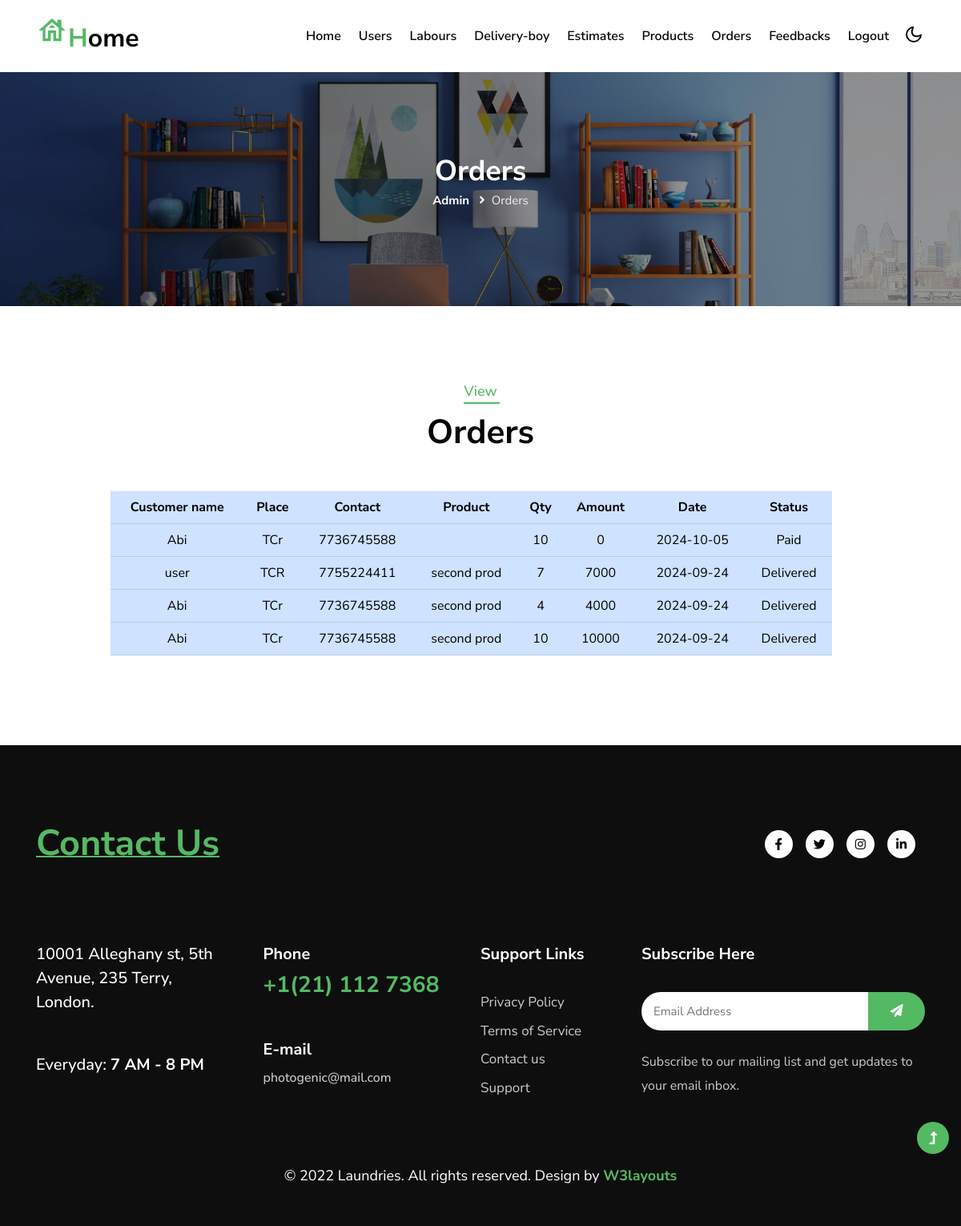
Screenshot of /admin/adm_vw_orders.php with the database file from the repository.
### tables this page shows
CREATE TABLE `prod_book_rq` (
  `pbr_id` int(10) NOT NULL,
  `date` date DEFAULT current_timestamp(),
  `u_id` int(10) DEFAULT NULL,
  `p_id` int(10) DEFAULT NULL,
  `status` varchar(100) DEFAULT NULL,
  `amount` int(10) DEFAULT NULL,
  `qty` int(10) DEFAULT NULL
);

CREATE TABLE `user_reg` (
  `u_id` int(10) NOT NULL,
  `name` varchar(50) DEFAULT NULL,
  `age` int(10) DEFAULT NULL,
  `email` varchar(50) DEFAULT NULL,
  `place` varchar(50) DEFAULT NULL,
  `phonenumber` bigint(15) DEFAULT NULL,
  `password` varchar(50) DEFAULT NULL,
  `purpose` varchar(50) DEFAULT NULL
);

CREATE TABLE `products` (
  `p_id` int(20) NOT NULL,
  `p_name` varchar(50) DEFAULT NULL,
  `p_qty` int(20) DEFAULT NULL,
  `p_desc` varchar(100) DEFAULT NULL,
  `p_img` varchar(200) DEFAULT NULL,
  `p_status` varchar(20) DEFAULT 'approved',
  `p_price` int(20) DEFAULT NULL
);

### admin/adm_vw_orders.php (the view, shortened to what this page needs)
<?php
include "admin_header.php";
include "../connection.php";
$qry = "SELECT * FROM `prod_book_rq` ORDER BY (`pbr_id`) DESC";
$res = mysqli_query($con,$qry);
?>
    <section class="inner-banner py-5">
        <div class="w3l-breadcrumb py-lg-5">
            <div class="container pt-5 pb-sm-4 pb-2">
                <h4 class="inner-text-title font-weight-bold pt-5">Orders</h4>
                <ul class="breadcrumbs-custom-path">
                    <li><a href="../index.html">Admin</a></li>
                    <li class="active"><i class="fas fa-angle-right mx-2"></i>Orders</li>
                </ul>
            </div>
        </div>
    </section>
        <section class="w3l-w3l-contacts-12 py-5">
        <div class="contact-top py-lg-5 py-md-4 py-2">
            <div class="container">
                <div class="title-main text-center mx-auto mb-md-5 mb-4" style="max-width:500px;">
                <h5 class="sub-title">View</h5>
                    <h3 class="title-style">Orders</h3>
                </div>
                <div class="row d-flex justify-content-center align-items-center w-100">
                    <div class="col-md-10 contacts12-main">
                    <table class="table table-stripd table-primary text-center">
                        <tr>
                            <th>Customer name</th>
                            <th>Place</th>
                            <th>Contact</th>
                            <th>Product</th>
                            <th>Qty</th>
                            <th>Amount</th>
                            <th>Date</th>
                            <th>Status</th>
                        </tr>
                        <?php
                            while($row = mysqli_fetch_array($res))
                            {
                                $cmp_id = $row['p_id'];
                                $qry_for_status = "SELECT * FROM `products` WHERE `p_id` = '$cmp_id'";
                                $status_res = mysqli_query($con,$qry_for_status);
                                $labour = mysqli_fetch_array($status_res);
                                $cid = $row['u_id'];
                                $qry_for_user = "SELECT * FROM `user_reg` WHERE `u_id` = '$cid'";
                                $usern = mysqli_query($con,$qry_for_user);
                                $user = mysqli_fetch_array($usern);
                        ?>
                                <tr>
                                    <td><?php echo $user['name'] ?></td>
                                    <td><?php echo $user['place'] ?></td>
                                    <td><?php echo $user['phonenumber'] ?></td>
                                    <td><?php echo $labour['p_name'] ?></td>
                                    <td><?php echo $row['qty'] ?></td>
                                    <td><?php echo $row['amount'] ?></td>
                                    <td><?php echo $row['date'] ?></td>
                                    <td><?php echo $row['status'] ?></td>
                                </tr>
                        <?php
                            }
                        ?>
                    </table>
                    </div>
                </div>
            </div>
        </div>
    </section>
</body>
<?php
    include "../commonfooter.php";
?>
</html>

### admin/admin_header.php (shortened to what this page needs)
<!doctype html>
<html lang="en">
<head>
    <link rel="stylesheet" href="../assets/css/style-starter.css">
</head>
<body>
    <header id="site-header" class="fixed-top">
        <div class="container">
            <nav class="navbar navbar-expand-lg navbar-light">
                <a class="navbar-brand" href="../index.html">
                <span class="material-symbols-outlined">house</span><span>H</span>ome
                </a>
                <div class="collapse navbar-collapse" id="navbarScroll">
                    <ul class="navbar-nav ms-auto my-2 my-lg-0 navbar-nav-scroll">
                        <li class="nav-item">
                            <a class="nav-link" aria-current="page" href="admin_home.php">Home</a>
                        <li class="nav-item">
                            <a class="nav-link" href="adm_vw_usrs.php">Users</a>
                        </li>
                        <li class="nav-item">
                            <a class="nav-link" href="adm_vw_labours.php">Labours</a>
                        </li>
                        <li class="nav-item">
                            <a class="nav-link" href="adm_add_delivryb.php">Delivery-boy</a>
                        </li>
                        <li class="nav-item">
                            <a class="nav-link" href="adm_vw_estimates.php">Estimates</a>
                        </li>
                        <li class="nav-item">
                            <a class="nav-link" href="adm_add_products.php">Products</a>
                        </li>
                        <li class="nav-item">
                            <a class="nav-link" href="adm_vw_orders.php">Orders</a>
                        </li>
                        <li class="nav-item">
                            <a class="nav-link" href="adm_vw_feedbacks.php">Feedbacks</a>
                        </li>
                        </li>
                        <li class="nav-item">
                            <a class="nav-link" href="../login.php">Logout</a>
                        </li>
                    </ul>
                </div>
                <div class="cont-ser-position">
                    <nav class="navigation">
                        <div class="theme-switch-wrapper">
                            <label class="theme-switch" for="checkbox">
                                <div class="mode-container">
                                    <i class="gg-moon"></i>
                                </div>
                            </label>
                        </div>
                    </nav>
                </div>
            </nav>
        </div>
    </header>

### commonfooter.php (shortened to what this page needs)
<footer class="w3l-footer-29-main">
        <div class="footer-29-w3l py-5">
            <div class="container pt-md-5 pt-4">
                <div class="w3l-footer-text-style">
                    <div class="footer-list-cont d-flex align-items-center justify-content-between mb-5">
                        <h6 class="foot-sub-title">Contact Us</h6>
                        <div class="main-social-footer-29">
                            <a href="#facebook" class="facebook"><i class="fab fa-facebook-f"></i></a>
                            <a href="#twitter" class="twitter"><i class="fab fa-twitter"></i></a>
                            <a href="#instagram" class="instagram"><i class="fab fa-instagram"></i></a>
                            <a href="#linkedin" class="linkedin"><i class="fab fa-linkedin-in"></i></a>
                        </div>
                    </div>
                </div>
                <div class="row footer-top-29 pt-lg-5 pt-sm-4">
                    <div class="col-lg-3 col-sm-6">
                        <div class="address-grid">
                            <h5>10001 Alleghany st, 5th Avenue, 235 Terry, <br> London.</h5>
                            <h5 class="mt-sm-5 mt-4">Everyday: <span> 7 AM - 8 PM</span></h5>
                        </div>
                    </div>
                    <div class="col-lg-3 col-sm-6 mt-sm-0 mt-4">
                        <div class="address-grid">
                            <h5 class="top-bold">Phone</h5>
                            <h5 class="phone-number-text mt-2"><a href="tel:+1(21) 112 7368">+1(21) 112 7368</a></h5>
                        </div>
                        <div class="address-grid mt-sm-5 mt-4">
                            <h5 class="top-bold">E-mail</h5>
                            <h5 class="email-cont-text mt-1"> <a href="mailto:photogenic@mail.com"
                                    class="mail">photogenic@mail.com</a></h5>
                        </div>
                    </div>
                    <div class="col-lg-2 col-md-6 col-sm-5 footer-list-menu ps-lg-0 mt-lg-0 mt-sm-5 mt-4">
                        <div class="address-grid">
                            <h5 class="mb-sm-4 mb-3 pb-lg-2 top-bold">Support Links</h5>
                            <ul>
                                <li><a href="#privacy">Privacy Policy</a></li>
                                <li><a href="#terms"> Terms of Service</a></li>
                                <li><a href="contact.php">Contact us</a></li>
                                <li><a href="#support"> Support</a></li>
                            </ul>
                        </div>
                    </div>
                    <div class="address-grid col-lg-4 col-md-6 col-sm-7 mt-lg-0 mt-sm-5 mt-4 w3l-footer-16-main">
                        <h5 class="top-bold">Subscribe Here</h5>
                        <form action="#" class="subscribe d-flex mt-sm-4 mt-3 pt-lg-2 mb-4" method="post">
                            <input type="email" name="email" placeholder="Email Address" required="">
                            <button><span class="fa fa-paper-plane" aria-hidden="true"></span></button>
                        </form>
                        <p>Subscribe to our mailing list and get updates to your email inbox.</p>
                    </div>
                </div>
                <div class="w3l-copyright text-center mt-lg-5 mt-4 pt-sm-4 pt-3">
                    <p class="copy-footer-29">© 2022 Laundries. All rights reserved. Design by <a
                            href="https://w3layouts.com/" target="_blank">
                            W3layouts</a></p>
                </div>
            </div>
        </div>
    </footer>
    <button onclick="topFunction()" id="movetop" title="Go to top">
        <span class="fas fa-level-up-alt" aria-hidden="true"></span>
    </button>
</body>
</html>

### admin/admin_header.php (style rules this page uses)
.material-symbols-outlined { font-size: 40px; font-variation-settings: 'FILL' 0, 'wght' 400, 'GRAD' 0, 'opsz' 24 }

### rows the page displays
prod_book_rq: u.name "Abi", u.place "TCr", u.phonenumber "7736745588", qty "10", amount "0", date "2024-10-05", status "Paid"
prod_book_rq: u.name "user", u.place "TCR", u.phonenumber "7755224411", products.p_name "second prod", qty "7", amount "7000", date "2024-09-24", status "Delivered"
prod_book_rq: u.name "Abi", u.place "TCr", u.phonenumber "7736745588", products.p_name "second prod", qty "4", amount "4000", date "2024-09-24", status "Delivered"
prod_book_rq: u.name "Abi", u.place "TCr", u.phonenumber "7736745588", products.p_name "second prod", qty "10", amount "10000", date "2024-09-24", status "Delivered"
